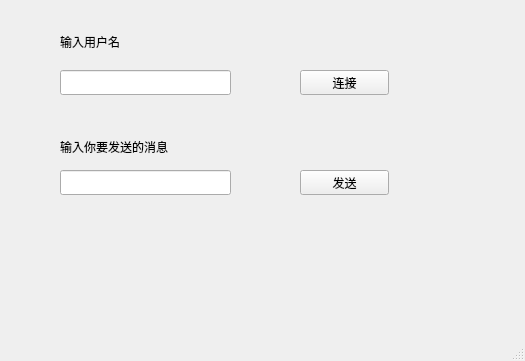
<?xml version="1.0" encoding="UTF-8"?>
<ui version="4.0">
 <class>MainWindow</class>
 <widget class="QMainWindow" name="MainWindow">
  <property name="geometry">
   <rect>
    <x>0</x>
    <y>0</y>
    <width>525</width>
    <height>361</height>
   </rect>
  </property>
  <property name="windowTitle">
   <string>MainWindow</string>
  </property>
  <widget class="QWidget" name="centralwidget">
   <widget class="QPushButton" name="joinButton">
    <property name="geometry">
     <rect>
      <x>300</x>
      <y>70</y>
      <width>89</width>
      <height>25</height>
     </rect>
    </property>
    <property name="text">
     <string>连接</string>
    </property>
   </widget>
   <widget class="QLineEdit" name="userNameEdit">
    <property name="geometry">
     <rect>
      <x>60</x>
      <y>70</y>
      <width>171</width>
      <height>25</height>
     </rect>
    </property>
   </widget>
   <widget class="QLineEdit" name="sendMessageEdit">
    <property name="geometry">
     <rect>
      <x>60</x>
      <y>170</y>
      <width>171</width>
      <height>25</height>
     </rect>
    </property>
   </widget>
   <widget class="QPushButton" name="sendButton">
    <property name="geometry">
     <rect>
      <x>300</x>
      <y>170</y>
      <width>89</width>
      <height>25</height>
     </rect>
    </property>
    <property name="text">
     <string>发送</string>
    </property>
   </widget>
   <widget class="QLabel" name="label">
    <property name="geometry">
     <rect>
      <x>60</x>
      <y>26</y>
      <width>81</width>
      <height>31</height>
     </rect>
    </property>
    <property name="text">
     <string>输入用户名</string>
    </property>
   </widget>
   <widget class="QLabel" name="label_2">
    <property name="geometry">
     <rect>
      <x>60</x>
      <y>136</y>
      <width>141</width>
      <height>21</height>
     </rect>
    </property>
    <property name="text">
     <string>输入你要发送的消息</string>
    </property>
   </widget>
  </widget>
  <widget class="QMenuBar" name="menubar">
   <property name="geometry">
    <rect>
     <x>0</x>
     <y>0</y>
     <width>525</width>
     <height>28</height>
    </rect>
   </property>
  </widget>
  <widget class="QStatusBar" name="statusbar"/>
 </widget>
 <resources/>
 <connections/>
</ui>
